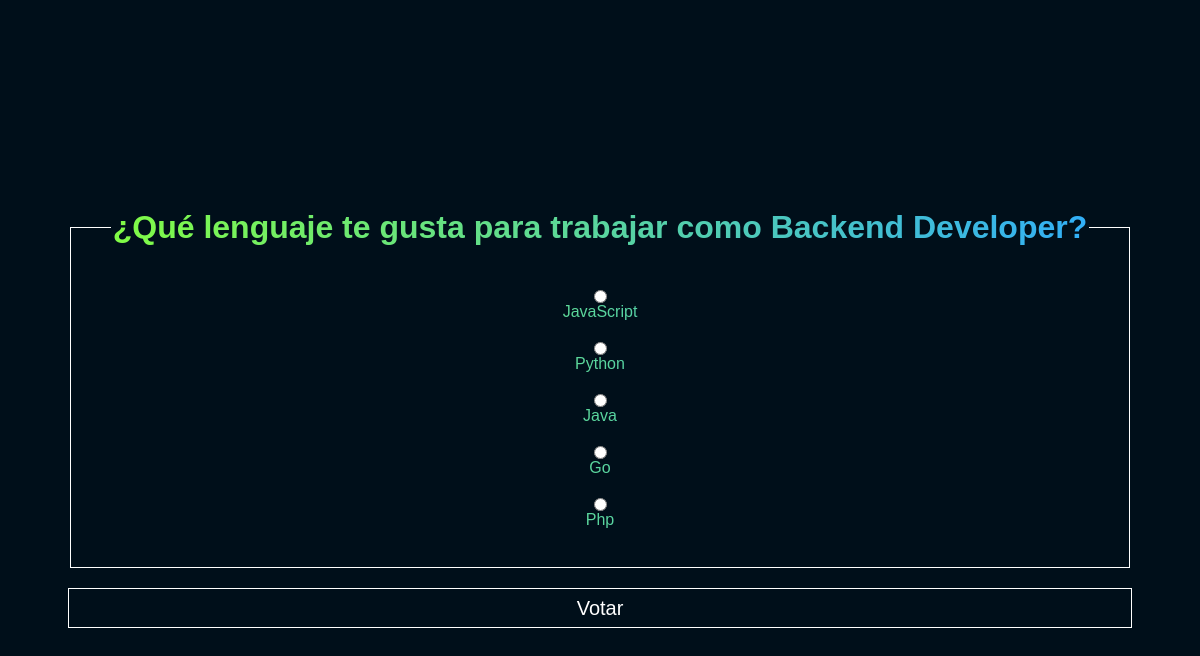
Page /polls/5/detail/ on the committed database.
### polls/models.py (models this page shows, shortened)
class Question(models.Model):
    question_text = models.CharField(max_length=200)
    pub_date = models.DateTimeField("date published")

class Choice(models.Model):
    question = models.ForeignKey(Question, on_delete=models.CASCADE)
    choice_text = models.CharField(max_length=200)
    votes = models.IntegerField(default=0)

### polls/views.py (the view)
# urls.py: path("<int:pk>/detail/", views.DetailView.as_view(), name="detail"),
class DetailView(generic.DetailView):
    model = Question
    template_name = "polls/detail.html"
    def get_queryset(self):
        return Question.objects.filter(pub_date__lte=timezone.now())

### polls/templates/polls/detail.html (shortened to what this page needs)
{% load static %}
<!DOCTYPE html>
<html lang="en">
<head>
    <link rel="stylesheet" href="{% static 'polls/style.css' %}">
    <link rel="stylesheet" href="{% static 'polls/detail.css' %}">
</head>
<body>
    <form action="{% url 'polls:vote' question.id %}" method="post">
        <fieldset>
            <legend><h1>{{ question.question_text }}</h1></legend>
            {% for choice in question.choice_set.all %}
                <input
                type="radio"
                name="choice"
                id="choice{{ forloop.counter }}"
                value="{{ choice.id }}"
                >
                <label for="choice{{ forloop.counter }} ">
                    {{ choice.choice_text }}
                </label>
                <br>
            {% endfor %}
        </fieldset>
        <input type="submit" value="Votar">
    </form>
</body>
</html>

### polls/static/polls/style.css (style rules this page uses)
body, header, ul, li, footer { align-items: center; display: flex; justify-content: center; }
body { background: hsl(204, 100%, 5%); flex-direction: column; font-family: Arial, Helvetica, sans-serif; height: 100vh; }

### polls/static/polls/detail.css (style rules this page uses)
form { background: linear-gradient( to right, hsl(98, 100%, 62%), hsl(204, 100%, 59%) ); -webkit-background-clip: text; -webkit-text-fill-color: transparent; text-align: center; }
fieldset { align-items: center; border: 1px solid white; display: flex; flex-direction: column; justify-content: center; padding: 20px 40px; }
input[type="submit"] { -webkit-text-fill-color: white; background-color: hsl(205, 100%, 5%); border: 1px solid white; font-size: 20px; height: 40px; margin-top: 20px; width: 100%; cursor: pointer; }

### rows in the picture
Question: question_text "¿Qué lenguaje te gusta para trabajar como Backend Developer?"
Choice: choice_text "JavaScript"
Choice: choice_text "Python"
Choice: choice_text "Java"
Choice: choice_text "Go"
Choice: choice_text "Php"
